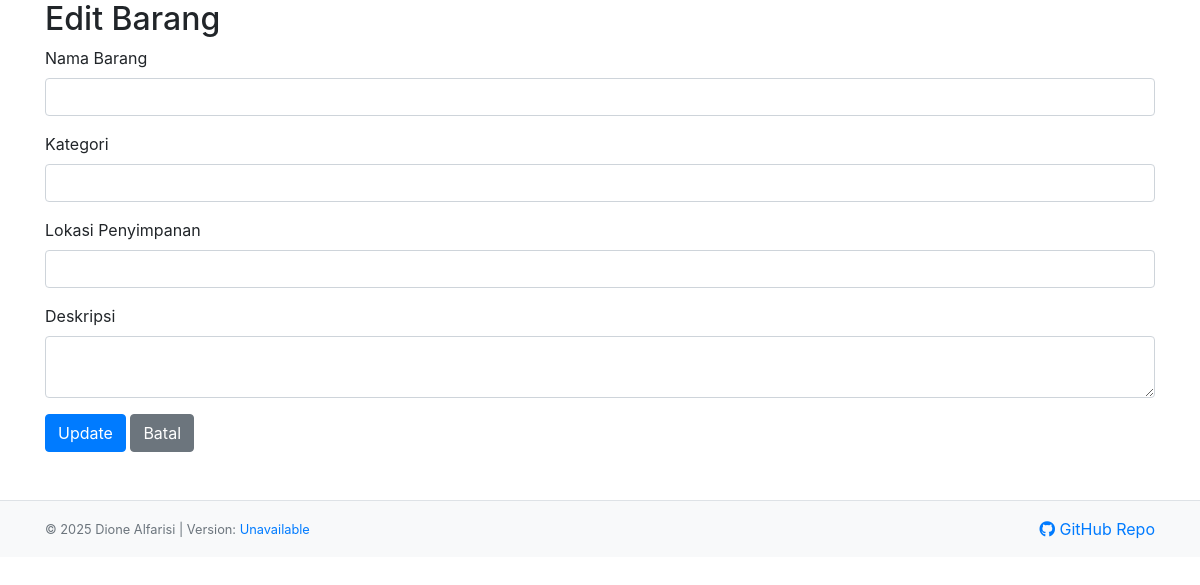
Page /edit/1 on the earlier database version.
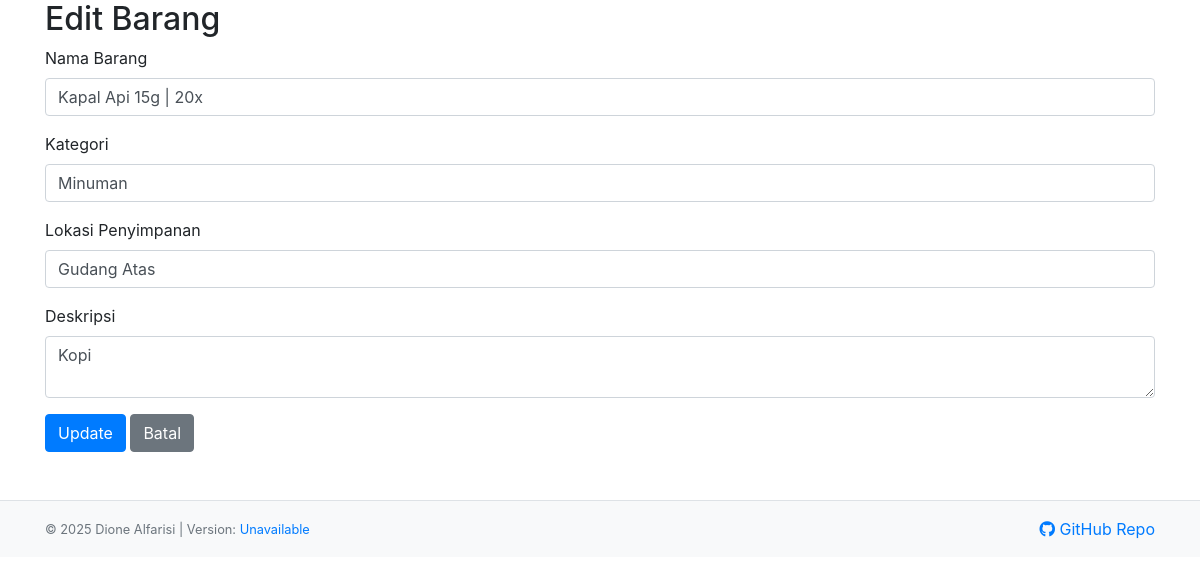
Same page on the later database version.
### tables this page shows
CREATE TABLE items (
                id INTEGER PRIMARY KEY AUTOINCREMENT,
                name TEXT NOT NULL,
                quantity INTEGER NOT NULL,
                category TEXT,
                location TEXT,
                description TEXT);

### app.py (the view, shortened to what this page needs)
@app.route('/edit/<int:id>', methods=['GET', 'POST'])
def edit_item(id):
    conn = sqlite3.connect(DB_NAME)
    conn.row_factory = sqlite3.Row
    c = conn.cursor()
    c.execute("SELECT * FROM items WHERE id = ?", (id,))
    item = c.fetchone()
    conn.close()
    return render_template('edit_item.html', item=item)

### templates/edit_item.html
{% extends 'base.html' %}
{% block content %}
<h2>Edit Barang</h2>
<form method="POST">
    <div class="form-group">
        <label>Nama Barang</label>
        <input type="text" name="name" class="form-control" value="{{ item['name'] }}" required>
    </div>
    <div class="form-group">
        <label>Kategori</label>
        <input type="text" name="category" class="form-control" value="{{ item['category'] }}">
    </div>
    <div class="form-group">
        <label>Lokasi Penyimpanan</label>
        <input type="text" name="location" class="form-control" value="{{ item['location'] }}">
    </div>
    <div class="form-group">
        <label>Deskripsi</label>
        <textarea name="description" class="form-control">{{ item['description'] }}</textarea>
    </div>
    <button type="submit" class="btn btn-primary">Update</button>
    <a href="{{ url_for('index') }}" class="btn btn-secondary">Batal</a>
</form>
{% endblock %}

Differences in the rows shown:
added items: name "Kapal Api 15g | 20x", category "Minuman", location "Gudang Atas", description "Kopi"
